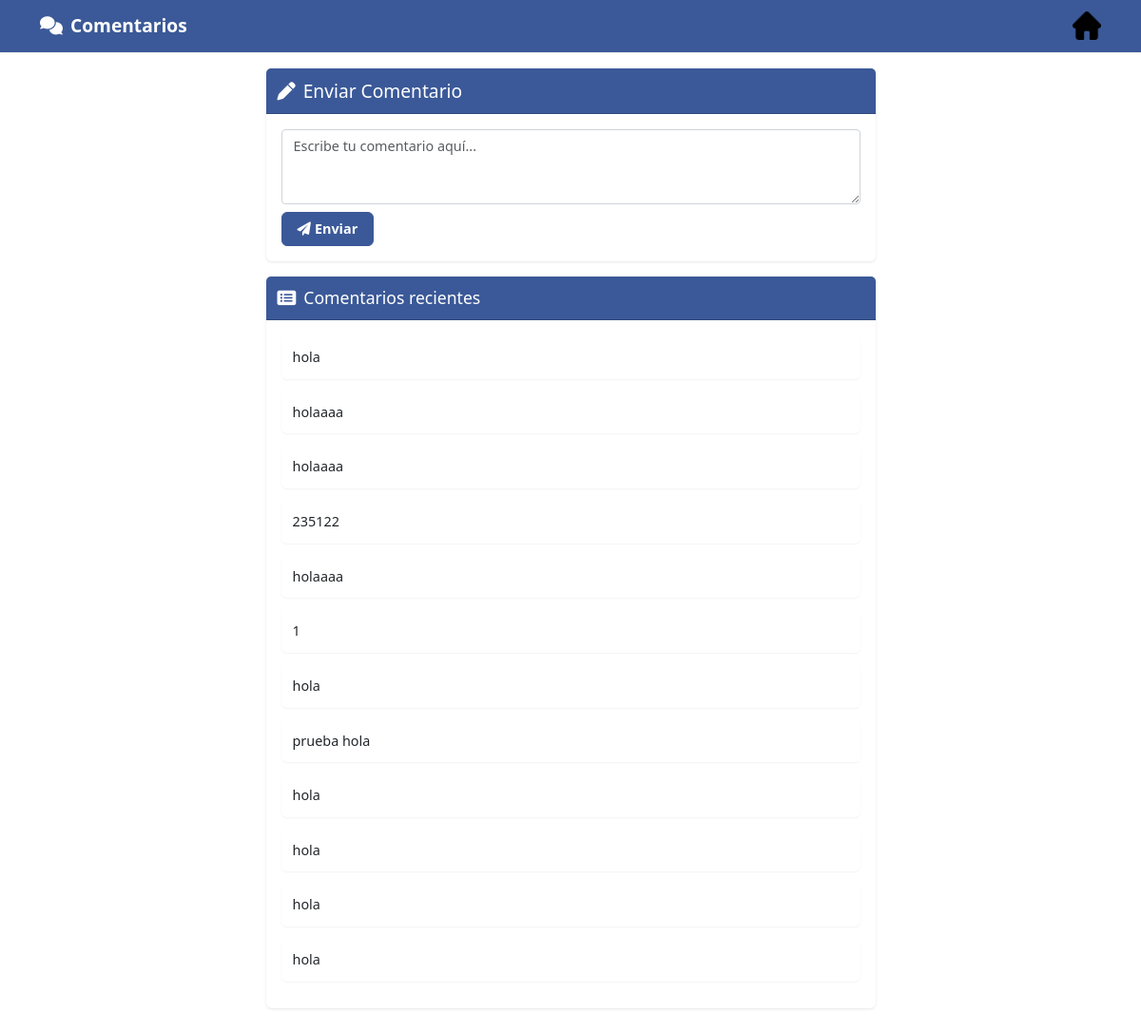
The page /enviar_comentario on the database as committed earlier.
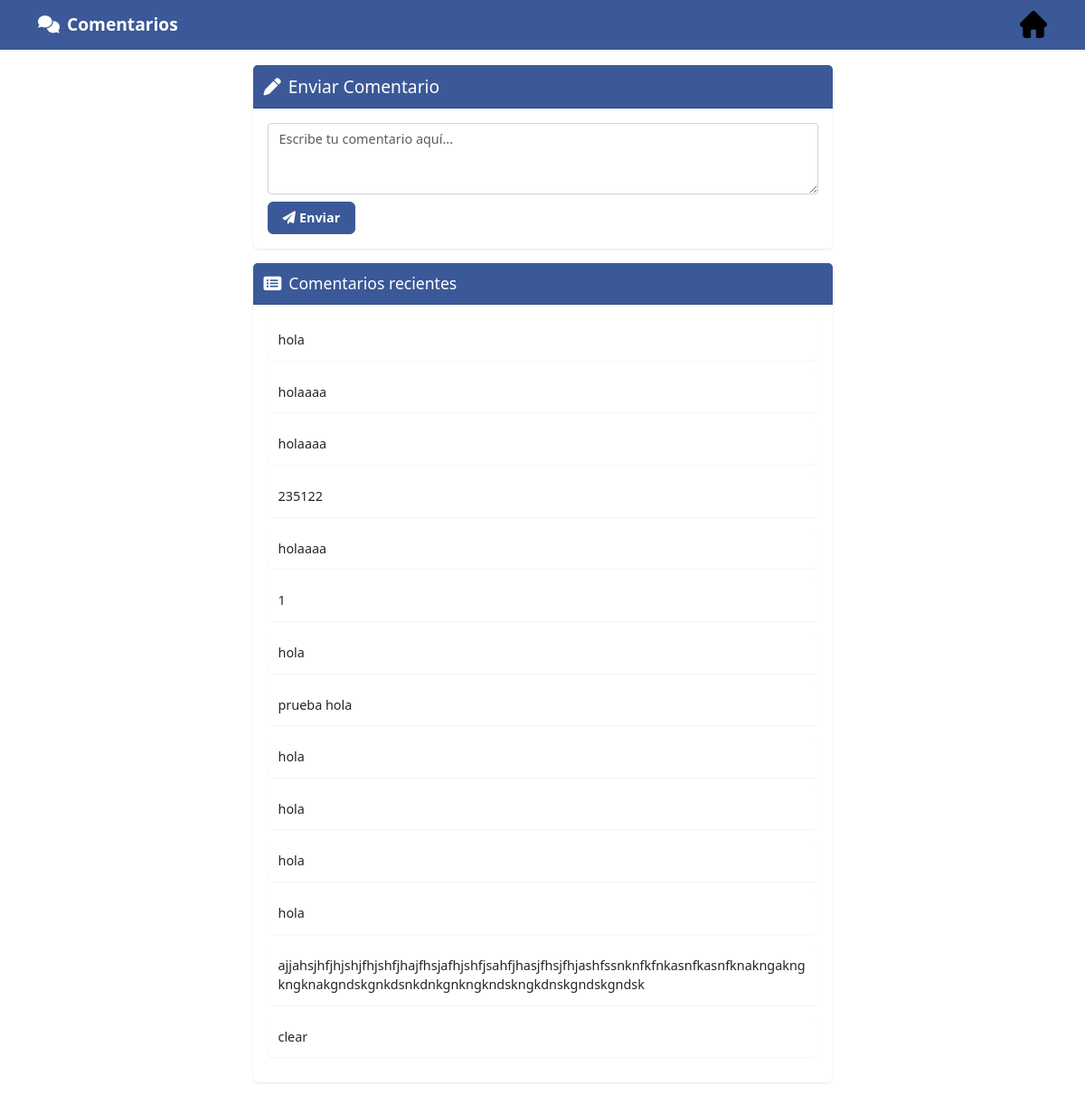
The same page on the database as committed later.
### app/Models/comentario.py (models this page shows)
class Comentario(db.Model):
    __tablename__ = 'comentarios'  # Cambia _tablename_ a __tablename__
    id = db.Column(db.Integer, primary_key=True)
    descripcion = db.Column(db.Text, nullable=False)

### app/Routes/comentarios_routes.py (the view, shortened to what this page needs)
@bp.route('/enviar_comentario', methods=['GET', 'POST'])
def enviar_comentario():
    comentarios = Comentario.query.all()
    return render_template('comentarios/index.html', comentarios=comentarios)

### app/Templates/comentarios/index.html (shortened to what this page needs)
<!DOCTYPE html>
<html lang="es">
<head>
    <link rel="stylesheet" href="https://cdn.jsdelivr.net/npm/bootstrap@5.3.3/dist/css/bootstrap.min.css">
    <link rel="stylesheet" href="https://cdnjs.cloudflare.com/ajax/libs/font-awesome/6.0.0-beta3/css/all.min.css">
</head>
<body class="d-flex flex-column min-vh-100">
    <nav class="navbar navbar-expand-lg navbar-dark fixed-top">
        <div class="container">
            <a class="navbar-brand" href="#">
                <i class="fas fa-comments me-2"></i>Comentarios
                <a href="{{ url_for('categorias.guavata') }}"><img src="{{ url_for('static', filename='home.png') }}" alt="Volver al Inicio" style="width: 30px; height: 30px;"></a>
            </a>
        </div>
    </nav>
    <div class="container mt-4 pt-5">
        <div class="row justify-content-center">
            <div class="col-lg-7">
                <div class="card mb-3">
                    <div class="card-header">
                        <h2 class="mb-0"><i class="fas fa-pen me-2"></i>Enviar Comentario</h2>
                    </div>
                    <div class="card-body">
                        <form action="{{ url_for('comentario.enviar_comentario') }}" method="POST">
                            <div class="mb-2">
                                <textarea class="form-control" name="descripcion" rows="3" placeholder="Escribe tu comentario aquí..." required></textarea>
                            </div>
                            <button type="submit" class="btn btn-primary">
                                <i class="fas fa-paper-plane me-1"></i>Enviar
                            </button>
                        </form>
                    </div>
                </div>
                <div class="card">
                    <div class="card-header">
                        <h3 class="mb-0"><i class="fas fa-list-alt me-2"></i>Comentarios recientes</h3>
                    </div>
                    <div class="card-body">
                        {% for comentario in comentarios %}
                            <div class="comentario">
                                <p class="mb-0">{{ comentario.descripcion }}</p>
                            </div>
                        {% else %}
                            <p class="text-muted text-center">No hay comentarios aún.</p>
                        {% endfor %}
                    </div>
                </div>
            </div>
        </div>
    </div>
</body>
</html>

Rows that differ between the two databases and show on the page:
added Comentario: descripcion "ajjahsjhfjhjshjfhjshfjhajfhsjafhjshfjsahfjhasjfhsjfhjashfssnknfkfnkasnfkasnfknakngakngkngknakgndskgnkdsnkdnkgnkngkndskngkdnskgndskgndsk"
added Comentario: descripcion "clear"
